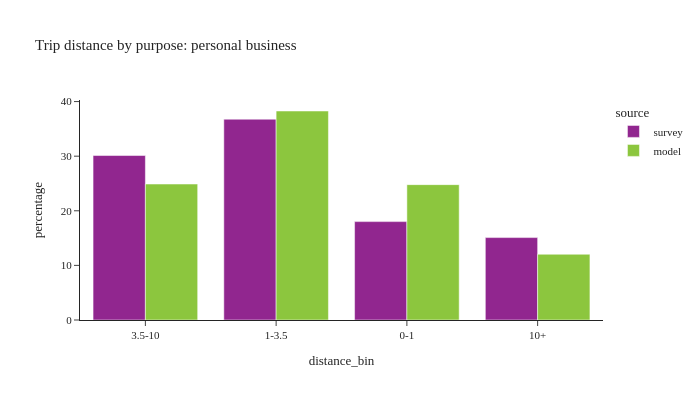

The code cell stored with this chart in its notebook:
### Code cell
plot_bins(trip, pl.col('dpurp') == 4, 'personal business')

### Figure 1 — Plotly figure (JSON) as saved in the notebook; plotly's stock layout.template omitted (floating-point values rounded to 4 significant figures)
{"data": [{"alignmentgroup": "True", "customdata": [[335], [371], [244], [174]], "hovertemplate": "source=survey<br>distance_bin=%{x}<br>percentage=%{y}<br>sample count=%{customdata[0]}<extra></extra>", "legendgroup": "survey", "marker": {"color": "#91268F", "pattern": {"shape": ""}}, "name": "survey", "offsetgroup": "survey", "orientation": "v", "showlegend": true, "textposition": "auto", "type": "bar", "x": ["3.5-10", "1-3.5", "0-1", "10+"], "xaxis": "x", "y": [30.12, 36.77, 18.02, 15.09], "yaxis": "y"}, {"alignmentgroup": "True", "customdata": [[214835], [213914], [330258], [103881]], "hovertemplate": "source=model<br>distance_bin=%{x}<br>percentage=%{y}<br>sample count=%{customdata[0]}<extra></extra>", "legendgroup": "model", "marker": {"color": "#8CC63E", "pattern": {"shape": ""}}, "name": "model", "offsetgroup": "model", "orientation": "v", "showlegend": true, "textposition": "auto", "type": "bar", "x": ["3.5-10", "0-1", "1-3.5", "10+"], "xaxis": "x", "y": [24.9, 24.79, 38.27, 12.04], "yaxis": "y"}], "layout": {"barmode": "group", "font": {"size": 11}, "height": 400, "legend": {"title": {"text": "source"}, "tracegroupgap": 0}, "title": {"text": "Trip distance by purpose: personal business"}, "width": 700, "xaxis": {"anchor": "y", "domain": [0.0, 1.0], "title": {"text": "distance_bin"}}, "yaxis": {"anchor": "x", "domain": [0.0, 1.0], "title": {"text": "percentage"}}}}
